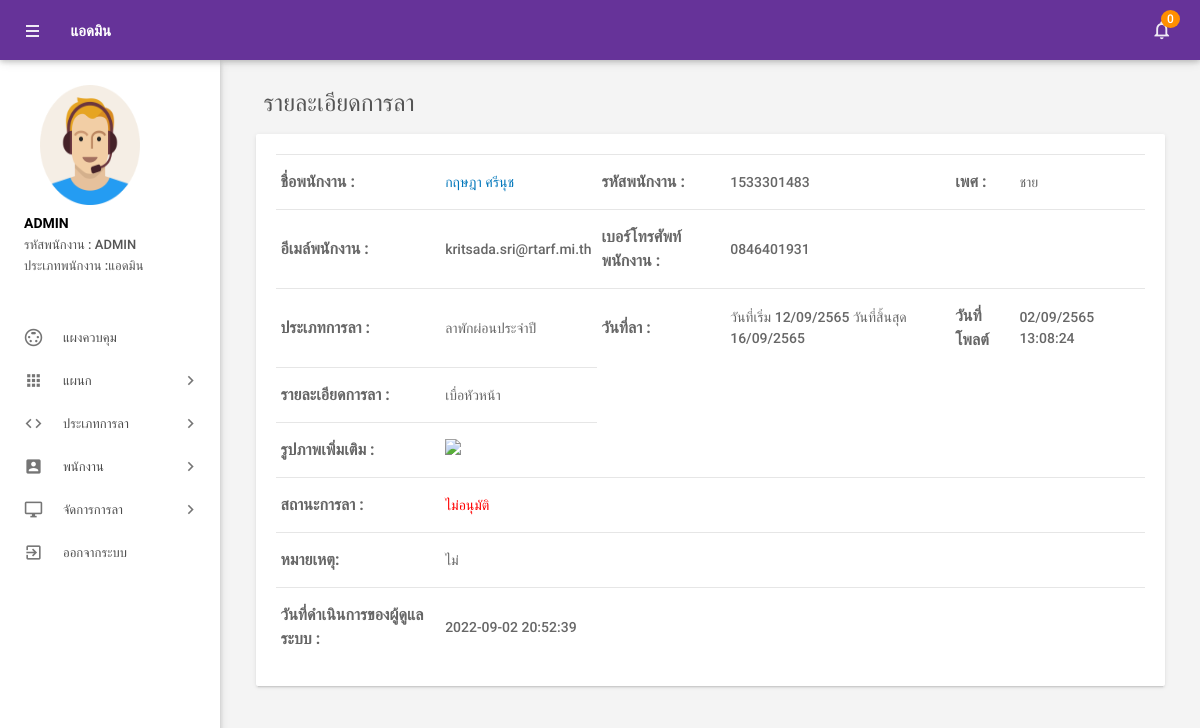
Screenshot of /admin/leave-details.php?leaveid=31 (signed in) with the database file from the repository.
### tables this page shows
CREATE TABLE `picture` (
  `id` int(11) NOT NULL,
  `path` text NOT NULL,
  `eid` int(11) NOT NULL
);

CREATE TABLE `tblemployees` (
  `id` int(11) NOT NULL,
  `EmpId` varchar(100) NOT NULL,
  `Prefix` varchar(100) NOT NULL,
  `FirstName` varchar(150) NOT NULL,
  `LastName` varchar(150) NOT NULL,
  `EmailId` varchar(200) NOT NULL,
  `Password` varchar(180) NOT NULL,
  `Gender` enum('ชาย','หญิง','อื่นๆ') NOT NULL,
  `Dob` varchar(100) NOT NULL,
  `Department` varchar(255) NOT NULL,
  `Address` varchar(255) NOT NULL,
  `provinces` varchar(200) NOT NULL,
  `amphures` varchar(100) NOT NULL,
  `districts` varchar(150) NOT NULL,
  `zip_code` text NOT NULL,
  `Phonenumber` char(11) NOT NULL,
  `Status` int(1) NOT NULL,
  `Type_Employee` enum('พนักงานทั่วไป','แอดมิน') NOT NULL,
  `RegDate` timestamp NOT NULL DEFAULT current_timestamp()
);

CREATE TABLE `tblleaves` (
  `id` int(11) NOT NULL,
  `LeaveType` varchar(110) NOT NULL,
  `ToDate` varchar(120) NOT NULL,
  `FromDate` varchar(120) NOT NULL,
  `Description` mediumtext NOT NULL,
  `leave_picture` text DEFAULT NULL,
  `PostingDate` timestamp NOT NULL DEFAULT current_timestamp(),
  `AdminRemark` mediumtext DEFAULT NULL,
  `AdminRemarkDate` varchar(120) DEFAULT NULL,
  `Status` int(1) NOT NULL,
  `IsRead` int(1) NOT NULL,
  `empid` int(11) DEFAULT NULL
);

### admin/leave-details.php (the view, shortened to what this page needs)
<?php
include('includes/config.php');
if (strlen($_SESSION['alogin']) == 0) {
    header('location:index.php');
} else {
?>
<!DOCTYPE html>
<html lang="th">
<head>
    <link type="text/css" rel="stylesheet" href="../assets/plugins/materialize/css/materialize.min.css" />
    <link href="../assets/plugins/material-preloader/css/materialPreloader.min.css" rel="stylesheet">
    <link href="../assets/plugins/datatables/css/jquery.dataTables.min.css" rel="stylesheet">
    <link href="../assets/plugins/google-code-prettify/prettify.css" rel="stylesheet" type="text/css" />
    <link href="../assets/css/alpha.min.css" rel="stylesheet" type="text/css" />
    <link href="../assets/css/custom.css" rel="stylesheet" type="text/css" />
</head>
<body>
    <?php include('includes/header.php'); ?>
    <?php include('includes/sidebar.php'); ?>
    <main class="mn-inner">
        <div class="row">
            <div class="col s12">
                <div class="page-title" style="font-size:24px;">รายละเอียดการลา</div>
            </div>
            <div class="col s12 m12 l12">
                <div class="card">
                    <div class="card-content">
                        <table id="example" class="display responsive-table ">
                            <tbody>
                                <?php
                                    $lid = intval($_GET['leaveid']);
                                    $sql = "SELECT *,tblleaves.Status from tblleaves left join tblemployees on tblleaves.empid=tblemployees.id where tblleaves.id=:lid";
                                    $query = $dbh->prepare($sql);
                                    $query->bindParam(':lid', $lid, PDO::PARAM_STR);
                                    $query->execute();
                                    $result = $query->fetch(PDO::FETCH_ASSOC);
                                    ?>
                                <tr>
                                    <td style="font-size:16px;"> <b>ชื่อพนักงาน :</b></td>
                                    <td><a href="editemployee.php?empid=<?php echo ($result['id']); ?>" target="_blank">
                                            <?php echo htmlentities($result['FirstName'] . " " . $result['LastName']); ?></a>
                                    </td>
                                    <td style="font-size:16px;"><b>รหัสพนักงาน :</b></td>
                                    <td><?php echo htmlentities($result['EmpId']); ?></td>
                                    <td style="font-size:16px;"><b>เพศ :</b></td>
                                    <td><?php echo htmlentities($result['Gender']); ?></td>
                                </tr>
                                <tr>
                                    <td style="font-size:16px;"><b>อีเมล์พนักงาน :</b></td>
                                    <td><?php echo htmlentities($result['EmailId']); ?></td>
                                    <td style="font-size:16px;"><b>เบอร์โทรศัพท์พนักงาน :</b></td>
                                    <td><?php echo htmlentities($result['Phonenumber']); ?></td>
                                    <td>&nbsp;</td>
                                    <td>&nbsp;</td>
                                </tr>
                                <tr>
                                    <td style="font-size:16px;"><b>ประเภทการลา :</b></td>
                                    <td><?php echo htmlentities($result['LeaveType']); ?></td>
                                    <td style="font-size:16px;"><b>วันที่ลา :</b></td>
                                    <td>วันที่เริ่ม
                                        <?php echo date('d/m/Y', strtotime("+543 years", strtotime(($result['ToDate'])))); ?>
                                        วันที่สิ้นสุด
                                        <?php echo date('d/m/Y', strtotime("+543 years", strtotime(($result['FromDate'])))); ?>
                                    </td>
                                    <td style="font-size:16px;"><b>วันที่โพลต์</b></td>
                                    <td><?php echo date('d/m/Y H:i:s', strtotime("+543 years", strtotime(($result['PostingDate'])))); ?>
                                    </td>
                                </tr>
                                <tr>
                                    <td style="font-size:16px;"><b>รายละเอียดการลา :</td>
                                    <td ><?php echo htmlentities($result['Description']); ?></td>
                                </tr>
                                <tr>
                                    <?php if
                        (!is_null($result['leave_picture'])){
                            $image_src = (isset($_SERVER['HTTPS']) && $_SERVER['HTTPS'] === 'on' ? "https" : "http") . "://$_SERVER[HTTP_HOST]/elms/images/" . $result['leave_picture'];
                        }
                        else{
                            $image_src = (isset($_SERVER['HTTPS']) && $_SERVER['HTTPS'] === 'on' ? "https" : "http") . "://$_SERVER[HTTP_HOST]/elms/images/download.png" ;
                        }?>
                                    <td style="font-size:16px;"><b>รูปภาพเพิ่มเติม : </b></td>
                                    <td colspan=""><img width=450px
                                            src="<?=    $image_src ?>">
                                    </td>
                                </tr>
                                <tr>
                                    <td style="font-size:16px;"><b>สถานะการลา :</b></td>
                                    <td colspan="5"><?php  $stats = $result['Status'];
                                                        ?>
                                        <?php }
                                                        if ($stats == 2) { ?>
                                        <span style="color: red">ไม่อนุมัติ</span>
                                        <?php }
                                                        if ($stats == 0) { ?>
                                    </td>
                                </tr>
                                <tr>
                                    <td style="font-size:16px;"><b>หมายเหตุ: </b></td>
                                    <td colspan="5"><?php
                                                        if ($result['AdminRemark'] == "") {
                                                            echo "รอการอนุมัติ";
                                                        } else {
                                                            echo htmlentities($result['AdminRemark']);
                                                        }
                                                        ?></td>
                                </tr>
                                <tr>
                                    <td style="font-size:16px;"><b>วันที่ดำเนินการของผู้ดูแลระบบ : </b></td>
                                    <td colspan="5"><?php
                                                        if ($result['AdminRemarkDate'] == "") {
                                                            echo "ยังไม่ได้ดำเนินการ";
                                                        } else {
                                                            echo htmlentities($result['AdminRemarkDate']);
                                                        }
                                                        ?></td>
                                </tr>
                            </tbody>
                        </table>
                    </div>
                </div>
            </div>
        </div>
    </main>
    </div>
    <div class="left-sidebar-hover"></div>
</body>
</html>
<?php } ?>

### admin/includes/sidebar.php (shortened to what this page needs)
     <aside id="slide-out" class="side-nav white fixed">
         <div class="side-nav-wrapper">
             <div class="sidebar-profile">
                 <div class="sidebar-profile-image">
                     <?php
                        $eid = $_SESSION['eid'];
                        $sql2 = "SELECT * from  tblemployees left join picture on picture.eid = tblemployees.id where tblemployees.id  =:eid order by picture.id desc";
                        $query2 = $dbh->prepare($sql2);
                        $query2->bindParam(':eid', $eid, PDO::PARAM_STR);
                        $query2->execute();
                        $results2 = $query2->fetch(PDO::FETCH_ASSOC);
                        if
                        (!is_null($results2['path'])){
                            $image_src = (isset($_SERVER['HTTPS']) && $_SERVER['HTTPS'] === 'on' ? "https" : "http") . "://$_SERVER[HTTP_HOST]/elms/images/" . $results2['path'];
                        }
                        else{
                            $image_src = (isset($_SERVER['HTTPS']) && $_SERVER['HTTPS'] === 'on' ? "https" : "http") . "://$_SERVER[HTTP_HOST]/elms/images/default.png" ;
                        }
?>
                     <a
                         href="form-images.php?eid=<?= $_SESSION['eid'] ?>&redirecturl=<?=(isset($_SERVER['HTTPS']) && $_SERVER['HTTPS'] === 'on' ? "https" : "http") . "://$_SERVER[HTTP_HOST]$_SERVER[REQUEST_URI]";?>"><img
                             src="<?= $image_src  ?>" alt=""></a>
                 </div>
                 <div class="sidebar-profile-info">
                     <?php
                        $eid = $_SESSION['eid'];
                        $sql = "SELECT FirstName,LastName,EmpId,Type_Employee,Prefix from  tblemployees where id=:eid";
                        $query = $dbh->prepare($sql);
                        $query->bindParam(':eid', $eid, PDO::PARAM_STR);
                        $query->execute();
                        $results = $query->fetchAll(PDO::FETCH_OBJ);
                        if ($query->rowCount() > 0) {
                            foreach ($results as $result) {               ?>
                     <p><?php echo htmlentities($result->Prefix . " " . $result->FirstName . " " . $result->LastName); ?>
                     </p>
                     <span>รหัสพนักงาน : </span><span><?php echo htmlentities($result->EmpId) ?></span> <br>
                     <span>ประเภทพนักงาน :<?php echo htmlentities($result->Type_Employee) ?></span>
                     <?php }
                        } ?>
                 </div>
             </div>
             <ul class="sidebar-menu collapsible collapsible-accordion" data-collapsible="accordion">
                 <li class="no-padding"><a class="waves-effect waves-grey" href="dashboard.php"><i
                             class="material-icons">settings_input_svideo</i>แผงควบคุม</a></li>
                 <li class="no-padding">
                     <a class="collapsible-header waves-effect waves-grey"><i class="material-icons">apps</i>แผนก<i
                             class="nav-drop-icon material-icons">keyboard_arrow_right</i></a>
                 </li>
                 <li class="no-padding">
                     <a class="collapsible-header waves-effect waves-grey"><i
                             class="material-icons">code</i>ประเภทการลา<i
                             class="nav-drop-icon material-icons">keyboard_arrow_right</i></a>
                 </li>
                 <li class="no-padding">
                     <a class="collapsible-header waves-effect waves-grey"><i
                             class="material-icons">account_box</i>พนักงาน<i
                             class="nav-drop-icon material-icons">keyboard_arrow_right</i></a>
                 </li>
                 <li class="no-padding">
                     <a class="collapsible-header waves-effect waves-grey"><i
                             class="material-icons">desktop_windows</i>จัดการการลา<i
                             class="nav-drop-icon material-icons">keyboard_arrow_right</i></a>
                 </li>
                 <li class="no-padding">
                     <a class="waves-effect waves-grey" href="logout.php"><i
                             class="material-icons">exit_to_app</i>ออกจากระบบ</a>
                 </li>
             </ul>
         </div>
     </aside>

### rows the page displays
picture: path (placeholder picture)
tblemployees: Prefix+FirstName+LastName "ADMIN", EmpId "ADMIN", Type_Employee "แอดมิน"
tblleaves: tblemployees.FirstName+LastName "กฤษฎา ศรีนุช", tblemployees.EmpId "1533301483", tblemployees.Gender "ชาย", tblemployees.EmailId "kritsada.sri@rtarf.mi.th", tblemployees.Phonenumber "0846401931", LeaveType "ลาพักผ่อนประจำปี", ToDate "12/09/2565", FromDate "16/09/2565", PostingDate "02/09/2565 13:08:24", Description "เบื่อหัวหน้า", AdminRemark "ไม่", AdminRemarkDate "2022-09-02 20:52:39"

### other values shown
$unreadcount "0"
